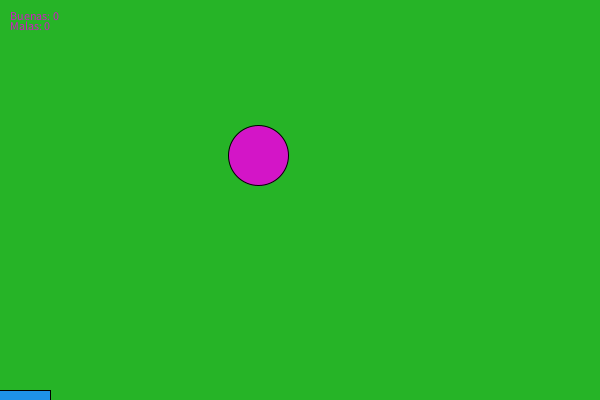
Frame 1 (no input)
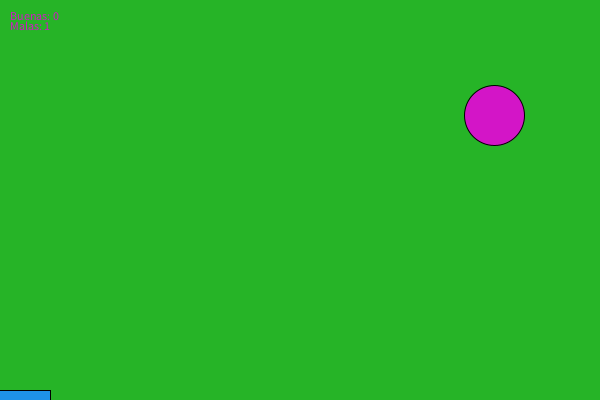
Frame 60 (the mouse pressed at the canvas centre just before this capture)
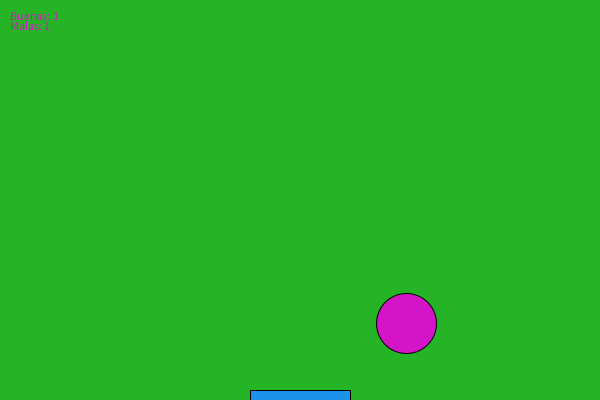
Frame 120 (the mouse held since frame 60 and released just before this capture)

The Processing sketch that drew these frames (run headless with seeded random() and noise(); from frame 60 on, the mouse is pressed at the canvas centre):

// Processing sketch: processing_77414
// ── processing_77414.pde

float posX=random(400);
float posY=random(600);
 
float sentidoX=4;
float sentidoY=8;
 
int buenas=0;
int malas= 0;
 
void setup(){
size(600,400);
background(38,180,39);
}
 
void draw (){
background(38,180,39);
fill(30,146,232);
rect (mouseX-50, height-10, 100,10);
fill(211,21,199);
ellipse (posX,posY,60,60);
 
posY=posY+sentidoY;
posX=posX+sentidoX;
 
if(posY>height-30){
sentidoY=-sentidoY;
float distancia=abs (mouseX-posY);
if  (distancia<=100) buenas=buenas+1;
else malas=malas+1;
 
}
 
if(posY-30<=0){
sentidoY=-sentidoY;
}
 
if(posX>=width-30){
sentidoX=-sentidoX;
}
if(posX-30<=0){
sentidoX=-sentidoX;
}
 
text("Buenas: "+buenas,10,20);
text("Malas: "+malas,10,30);
}
